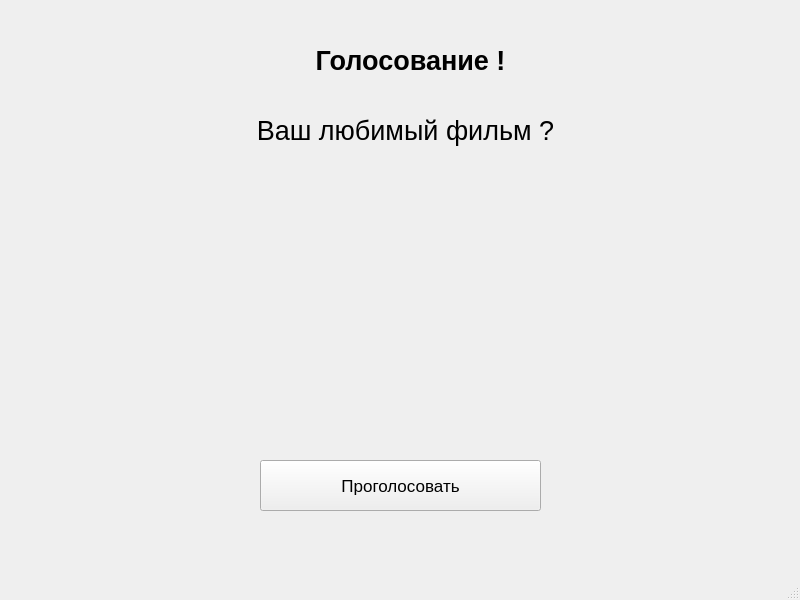
<?xml version="1.0" encoding="UTF-8"?>
<ui version="4.0">
 <class>MainWindow</class>
 <widget class="QMainWindow" name="MainWindow">
  <property name="geometry">
   <rect>
    <x>0</x>
    <y>0</y>
    <width>800</width>
    <height>600</height>
   </rect>
  </property>
  <property name="font">
   <font>
    <pointsize>11</pointsize>
   </font>
  </property>
  <property name="windowTitle">
   <string>MainWindow</string>
  </property>
  <widget class="QWidget" name="centralwidget">
   <widget class="QPushButton" name="pushButton">
    <property name="geometry">
     <rect>
      <x>260</x>
      <y>460</y>
      <width>281</width>
      <height>51</height>
     </rect>
    </property>
    <property name="font">
     <font>
      <pointsize>13</pointsize>
     </font>
    </property>
    <property name="text">
     <string>Проголосовать</string>
    </property>
   </widget>
   <widget class="QLabel" name="label">
    <property name="geometry">
     <rect>
      <x>220</x>
      <y>10</y>
      <width>381</width>
      <height>101</height>
     </rect>
    </property>
    <property name="font">
     <font>
      <pointsize>20</pointsize>
      <weight>75</weight>
      <bold>true</bold>
     </font>
    </property>
    <property name="text">
     <string>Голосование !</string>
    </property>
    <property name="alignment">
     <set>Qt::AlignCenter</set>
    </property>
   </widget>
   <widget class="QLabel" name="label_2">
    <property name="geometry">
     <rect>
      <x>250</x>
      <y>110</y>
      <width>311</width>
      <height>41</height>
     </rect>
    </property>
    <property name="font">
     <font>
      <pointsize>20</pointsize>
     </font>
    </property>
    <property name="text">
     <string>Ваш любимый фильм ?</string>
    </property>
    <property name="alignment">
     <set>Qt::AlignCenter</set>
    </property>
   </widget>
  </widget>
  <widget class="QMenuBar" name="menubar">
   <property name="geometry">
    <rect>
     <x>0</x>
     <y>0</y>
     <width>800</width>
     <height>26</height>
    </rect>
   </property>
  </widget>
  <widget class="QStatusBar" name="statusbar"/>
 </widget>
 <resources/>
 <connections/>
</ui>
